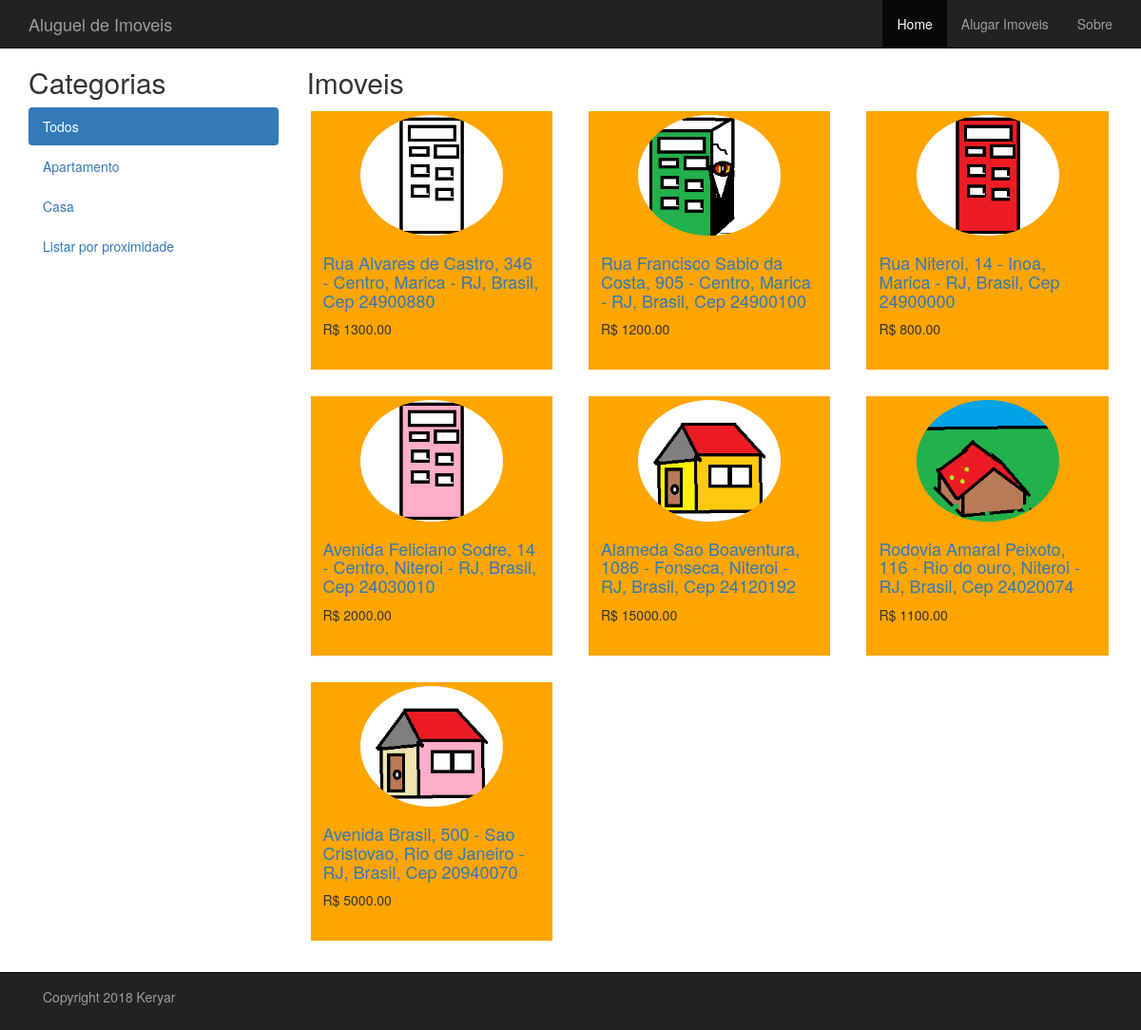
The page /aluguel/ on the database its author committed.
### aluguel/models.py (models this page shows, shortened)
class Categoria(models.Model):
    nome = models.CharField(max_length=200, db_index=True)
    slug = models.SlugField(max_length=200, db_index=True, unique=True)
    class Meta:
        ordering = ('nome',)
        verbose_name = 'categoria'
        verbose_name_plural = 'categorias'
    def get_absolute_path(self):
        return reverse('aluguel:lista_imoveis_por_categoria', args=[self.slug])

class Imovel(models.Model):
    categoria = models.ForeignKey(Categoria, related_name='imoveis')
    slug = models.SlugField(max_length=200, db_index=True)
    imagem = models.ImageField(upload_to='imoveis', blank=True)
    descricao = models.TextField(blank=True)
    dono = models.TextField(blank=True)
    preco = models.DecimalField(max_digits=10, decimal_places=2)
    numero = models.PositiveIntegerField()
    rua = models.CharField(max_length=200, db_index=True)
    bairro = models.CharField(max_length=200, db_index=True)
    cidade = models.CharField(max_length=200, db_index=True)
    estado = models.CharField(max_length=200, db_index=True)
    pais = models.CharField(max_length=200, db_index=True)
    cep = models.CharField(max_length=200, db_index=True)
    disponivel = models.BooleanField(default=True)
    data_cadastramento = models.DateTimeField(auto_now_add=True)
    data_atualizacao = models.DateTimeField(auto_now=True)
    endereco = models.TextField(blank=True)
    class Meta:
        ordering = ('cidade',)
        verbose_name = 'imovel'
        verbose_name_plural = 'imoveis'
    def get_absolute_path(self):
        return reverse('aluguel:exibe_imovel', args=[self.id, self.slug])

### aluguel/views.py (the view)
# urls.py: url(r'^(?P<slug_da_categoria>[-\w]+)/$', views.lista_imoveis, name='lista_imoveis_por_categoria'),
def lista_imoveis(request, slug_da_categoria=None):
    categoria = None
    proximidade = False
    categorias = Categoria.objects.all()
    imoveis = Imovel.objects.filter(disponivel=True)
    if slug_da_categoria:
        categoria = get_object_or_404(Categoria, slug=slug_da_categoria)
        imoveis = imoveis.filter(categoria=categoria)
    return render(request, 'aluguel/imovel/lista.html', {'categorias': categorias,
                                                         'imoveis': imoveis,
                                                         'categoria': categoria,
                                                         'proximidade': proximidade})

### aluguel/templates/aluguel/imovel/lista.html (shortened to what this page needs)
{% extends "base.html" %}
{% load static %}
{% block conteudo %}
    {% static "aluguel/images/" as baseUrl %}
    <div class="container">
        <div class="row">
            <div class="col-sm-12">
                <div class="row">
                    <div class="col-sm-3">
                        <h2>Categorias</h2>
                        <ul class="nav nav-pills nav-stacked">
                            <li {% if not categoria %}{% if not proximidade %}class="active"{% endif %}{% endif %}>
                                <a href="{% url 'aluguel:lista_imoveis' %}">Todos</a>
                            </li>
                            {% for c in categorias %}
                                <li {% if categoria.slug == c.slug %}class="active"{% endif %}>
                                    <a href="{{ c.get_absolute_path }}">{{ c.nome }}</a>
                                </li>
                            {% endfor %}
                             <li {% if proximidade %}class="active"{% endif %}>
                                    <a href="{% url 'aluguel:proximidade' %}">Listar por proximidade</a>
                             </li>
                        </ul>
                    </div>
                    <div class="col-sm-9">
                        <h2>{% if not categoria %}{% if not proximidade %}Imoveis{% else %}Proximidade{% endif %}{% else %}{{ categoria.nome }}{% endif %}</h2>
                        <div class="row">
                            {% if not proximidade %}
                            {% for imovel in imoveis %}
                                <div class="col-md-4 col-sm-6">
                                    <div class="thumbnail">
                                        <a href="{{ imovel.get_absolute_path }}">
                                            <img class="img-circle img-responsive center-block"
                                                 src="{% static imovel.imagem %}" height="220" width="150">
                                        </a>
                                        <div class="caption">
                                            <h4><a href="{{ imovel.get_absolute_path }}">{{ imovel.endereco }}</a></h4>
                                            R$ {{ imovel.preco }}
                                            <br>
                                            <br>
                                        </div>
                                    </div>
                                </div>
                            {% endfor %}
                            {% endif %}
                        </div>
                    </div>
                </div>
            </div>
        </div>
    </div>
{% endblock %}

### projectbase/static/projectbase/css/styles.css (style rules this page uses)
div .col-sm-6 > div.thumbnail { border-width: 4px; border-color: white; }
div .thumbnail { background-color:orange; border-color: orange; }
.thumbnail img { background-color:orange; border-color: black; transform: all 0.3s ease 0s; }
body { padding-top: 30px; padding-bottom: 70px; background-color: white; }

### rows shown on the page
Categoria: nome "Apartamento"
Categoria: nome "Casa"
Imovel: imagem (picture), endereco "Rua Alvares de Castro, 346 - Centro, Marica - RJ, Brasil, Cep 24900880", preco "1300.00"
Imovel: imagem (picture), endereco "Rua Francisco Sabio da Costa, 905 - Centro, Marica - RJ, Brasil, Cep 24900100", preco "1200.00"
Imovel: imagem (picture), endereco "Rua Niteroi, 14 - Inoa, Marica - RJ, Brasil, Cep 24900000", preco "800.00"
Imovel: imagem (picture), endereco "Avenida Feliciano Sodre, 14 - Centro, Niteroi - RJ, Brasil, Cep 24030010", preco "2000.00"
Imovel: imagem (picture), endereco "Alameda Sao Boaventura, 1086 - Fonseca, Niteroi - RJ, Brasil, Cep 24120192", preco "15000.00"
Imovel: imagem (picture), endereco "Rodovia Amaral Peixoto, 116 - Rio do ouro, Niteroi - RJ, Brasil, Cep 24020074", preco "1100.00"
Imovel: imagem (picture), endereco "Avenida Brasil, 500 - Sao Cristovao, Rio de Janeiro - RJ, Brasil, Cep 20940070", preco "5000.00"
